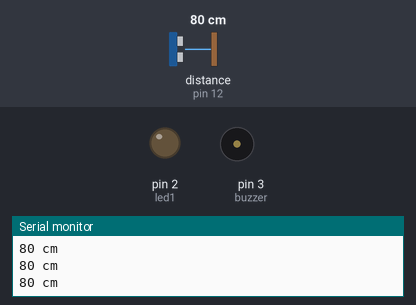
A sketch run on a simulated Arduino Uno, built with avr-gcc and run on an emulated ATmega328P. On the bench: output pins drawn as LEDs (lit = HIGH), buzzer (waves = sounding, pin HIGH), the last lines printed to the serial monitor. Wiring (inferred from the names in the program): ultrasonic range finder: trigger pin 13; echo pin 12. The test bench sets the inputs (shaded band); at power-on: distance to the obstacle (sensor on pin 12) 80 cm. The echo pulse lasts 58.3 µs per cm; pins used as bus, display or sensor lines are not drawn.

Above: at 1.2 s.
1.3 s: distance to the obstacle (sensor on pin 12) set to 23 cm
2.8 s: distance to the obstacle (sensor on pin 12) set to 19 cm
At 3.3 s:
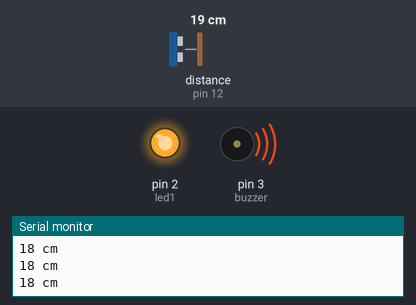
4.3 s: distance to the obstacle (sensor on pin 12) set to 35 cm
At 5.5 s:
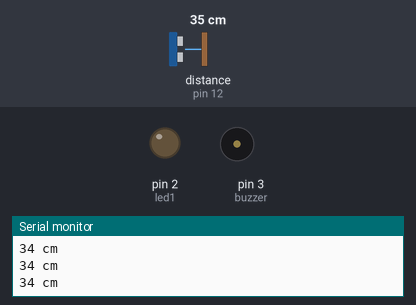
5.8 s: distance to the obstacle (sensor on pin 12) set to 2 cm
At 6.7 s:
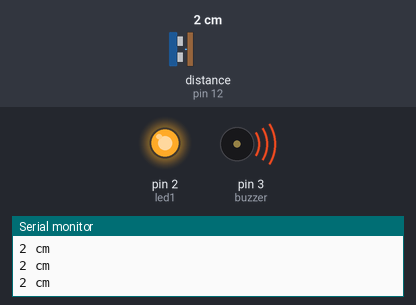
Timing chart, 0 to 8.8 s (numbered marks = the images above; inputs shaded):
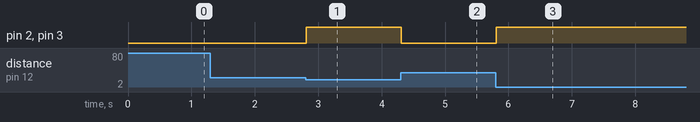

Measured:
- the behaviour switches between 21 and 20 cm on distance to the obstacle (sensor on pin 12) (found by bisection; images 0 and 1)
- after the input at 2.8 s, pin 2 (led1), pin 3 (buzzer): LOW → HIGH at once
- after the input at 4.3 s, pin 2 (led1), pin 3 (buzzer): HIGH → LOW at once
- after the input at 5.8 s, pin 2 (led1), pin 3 (buzzer): LOW → HIGH at once

The sketch:

DistanceCalculator.ino
```cpp
/*DISTANCE CALCULATOR*/

/*
BY:
NAMAN JINDAL-16CSU223
NIKHIL YADAV-16CSU228
PALAK KHURANA-16CSU237
PIYUSH KATARYA-16CSU246
*/

#include <SoftwareSerial.h>
#define trigPin 13
#define echoPin 12
#define led1 2
#define buzzer 3

void setup() {
  Serial.begin (9600);
  pinMode(trigPin, OUTPUT);//setting the sensor
  pinMode(echoPin, INPUT);
  pinMode(led1, OUTPUT);
  pinMode(buzzer, OUTPUT);
}

void loop() {

  long DURATION, DISTANCE;
  digitalWrite(trigPin, LOW);
  delayMicroseconds(2); // for delay
  digitalWrite(trigPin, HIGH);

  delayMicroseconds(10); // Added this line
  digitalWrite(trigPin, LOW);
  DURATION = pulseIn(echoPin, HIGH);
  DISTANCE = (DURATION / 2) / 29.1;

  if (DISTANCE < 20)
  {
    digitalWrite(led1, HIGH);
    digitalWrite(buzzer, HIGH);
  }
  else
  {
    digitalWrite(led1, LOW);
    digitalWrite(buzzer, LOW);

  }

  if (DISTANCE >= 200 || DISTANCE <= 0) {
    Serial.println("NOT IN RANGE");
  }
  else
  {
    Serial.print(DISTANCE);
    Serial.println(" cm");
  }
}
```
